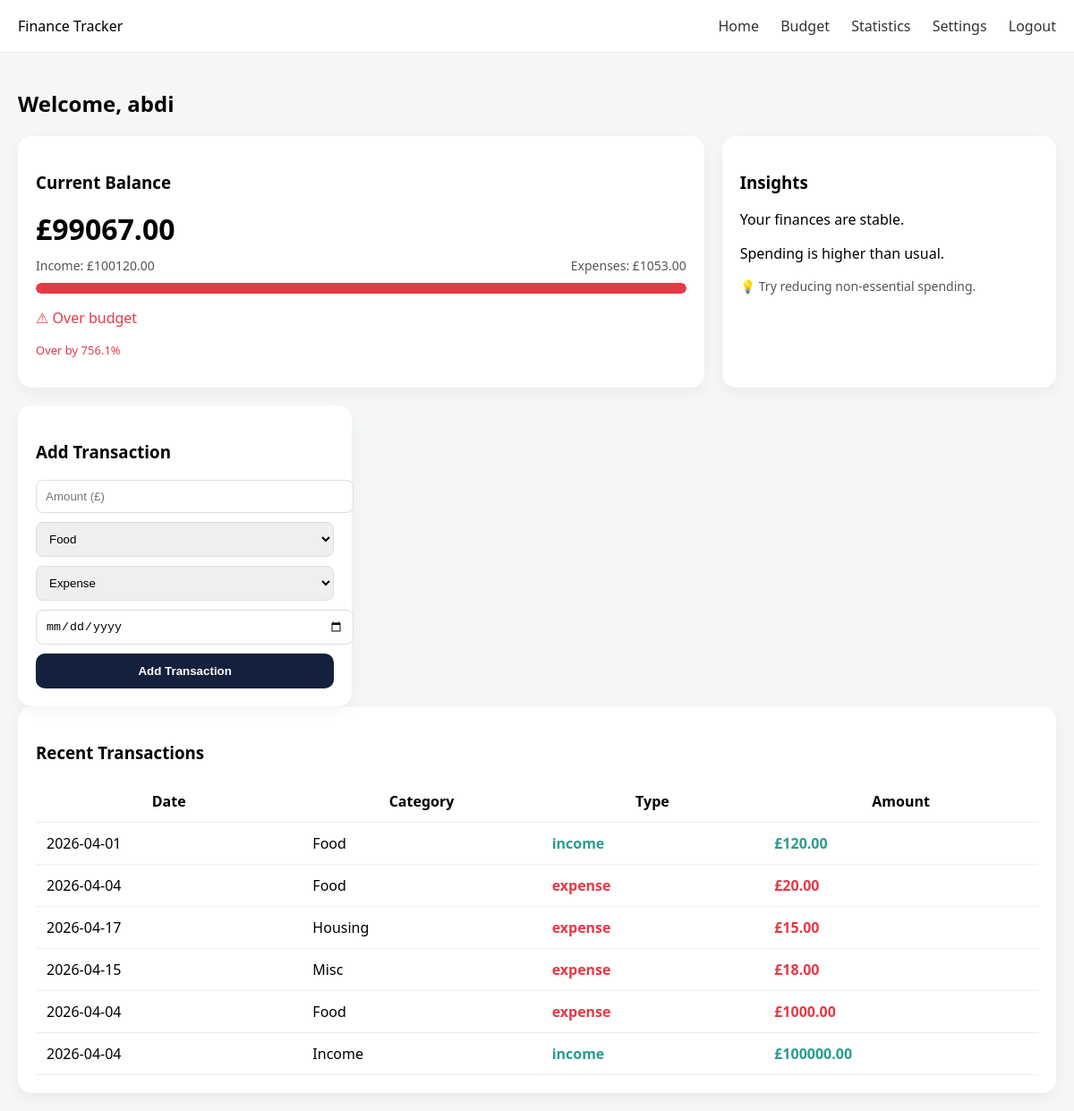
Screenshot of /home (signed in) with the database file from the repository.
### tables this page shows
CREATE TABLE transactions (
        id INTEGER PRIMARY KEY AUTOINCREMENT,
        amount REAL,
        category TEXT,
        type TEXT,
        date TEXT,
        user_id INTEGER
    );

### app.py (the view)
@app.route("/home")
def home():
    if "user_id" not in session:
        return redirect("/")
    conn = get_db()
    cur = conn.cursor()
    start = request.args.get("start")
    end = request.args.get("end")
    category = request.args.get("category")
    query = "SELECT * FROM transactions WHERE user_id=?"
    params = [session["user_id"]]
    if start and end:
        query += " AND date BETWEEN ? AND ?"
        params += [start, end]
    if category:
        query += " AND category=?"
        params.append(category)
    cur.execute(query, params)
    data = cur.fetchall()
    income = sum(t[1] for t in data if t[3] == "income")
    expenses = sum(t[1] for t in data if t[3] == "expense")
    cur.execute("SELECT total FROM budget WHERE user_id=?", (session["user_id"],))
    row = cur.fetchone()
    budget = row[0] if row else 0
    percent = (expenses / budget * 100) if budget > 0 else 0
    conn.close()
    return render_template(
        "index.html",
        username=session["username"],
        transactions=data,
        income=income,
        expenses=expenses,
        remaining=income-expenses,
        percent=percent,
        budget=budget
    )

### app.py (called while the page is built)
def get_db():
    os.makedirs("database", exist_ok=True)
    return sqlite3.connect(DB)

### templates/index.html (shortened to what this page needs)
<!DOCTYPE html>
<html>
<head>
    <head>
    <link rel="stylesheet" href="/static/style.css">
</head>
<body>
<div class="navbar">
    <div>Finance Tracker</div>
    <div>
        <a href="/home">Home</a>
        <a href="/budget">Budget</a>
        <a href="/statistics">Statistics</a>
        <a href="/settings">Settings</a>
        <a href="/logout">Logout</a>
    </div>
</div>
<div class="container">
<h2 class="welcome">Welcome, {{ username }}</h2>
<div class="dashboard">
    <div class="card main-card">
        <h3>Current Balance</h3>
        <p class="balance">£{{ "%.2f"|format(remaining) }}</p>
        <div class="mini-stats">
            <span>Income: £{{ "%.2f"|format(income) }}</span>
            <span>Expenses: £{{ "%.2f"|format(expenses) }}</span>
        </div>
        <div class="progress-bar">
            <div class="progress"
                style="width: {{ percent if percent <= 100 else 100 }}%;
                background: {% if percent>100 %}#e63946{% elif percent>80 %}#f4a261{% else %}#2a9d8f{% endif %};">
            </div>
        </div>
        {% if percent >= 100 %}
            <p class="danger">⚠ Over budget</p>
            <p class="danger small">Over by {{ (percent - 100)|round(1) }}%</p>
        {% endif %}
    </div>
    <div class="card">
        <h3>Insights</h3>
        {% if expenses > income %}
            <p>You’re spending more than you earn.</p>
        {% else %}
            <p>Your finances are stable.</p>
        {% endif %}
        {% if percent > 80 %}
            <p>Spending is higher than usual.</p>
        {% endif %}
        <p class="tip">💡 Try reducing non-essential spending.</p>
    </div>
    <div class="card">
        <h3>Add Transaction</h3>
        <form method="POST" action="/add">
            <input type="number" step="0.01" name="amount" placeholder="Amount (£)" required>
            <select name="category">
                <option>Food</option>
            </select>
            <select name="type">
                <option value="expense">Expense</option>
            </select>
            <input type="date" name="date" required>
            <button type="submit">Add Transaction</button>
        </form>
    </div>
</div>
<div class="card">
    <h3>Recent Transactions</h3>
    <div class="table-wrapper">
        <table>
            <tr>
                <th>Date</th>
                <th>Category</th>
                <th>Type</th>
                <th>Amount</th>
            </tr>
            {% for t in transactions %}
            <tr>
                <td>{{ t[4] }}</td>
                <td>{{ t[2] }}</td>
                <td class="{{ 'income' if t[3]=='income' else 'expense' }}">
                    {{ t[3] }}
                </td>
                <td class="{{ 'income' if t[3]=='income' else 'expense' }}">
                    £{{ "%.2f"|format(t[1]) }}
                </td>
            </tr>
            {% endfor %}
        </table>
    </div>
</div>
</div>

### static/style.css (style rules this page uses)
body { font-family: 'Segoe UI', sans-serif; margin: 0; background: #f4f6f8; }
.navbar { background: white; padding: 18px 20px; display: flex; justify-content: space-between; border-bottom: 1px solid #eee; max-width: 1200px; margin: auto; }
.navbar a { text-decoration: none; margin-left: 20px; color: #333; }
.container { padding: 20px; max-width: 1200px; margin: auto; }
.welcome { margin-bottom: 20px; }
.dashboard { display: grid; grid-template-columns: repeat(auto-fit, minmax(280px, 1fr)); gap: 20px; }
.card { background: white; padding: 20px; border-radius: 15px; box-shadow: 0 5px 15px rgba(0,0,0,0.05); }
@media (min-width: 900px) { .main-card { grid-column: span 2; } }
.balance { font-size: 32px; font-weight: bold; margin: 10px 0; }
.mini-stats { display: flex; justify-content: space-between; font-size: 14px; color: #555; }
.progress-bar { width: 100%; background: #eee; border-radius: 10px; margin-top: 10px; overflow: hidden; }
.progress { height: 12px; border-radius: 10px; transition: width 0.4s ease; }
.danger { color: #e63946; }
.small { font-size: 13px; }
.tip { margin-top: 10px; font-size: 14px; color: #555; }
input, select { width: 100%; padding: 10px; margin-bottom: 10px; border-radius: 8px; border: 1px solid #ddd; }
button { width: 100%; padding: 12px; background: #14213d; color: white; border: none; border-radius: 10px; font-weight: 600; }
.table-wrapper { overflow-x: auto; }
table { width: 100%; border-collapse: collapse; }
td, th { padding: 12px; border-bottom: 1px solid #eee; }
.income { color: #2a9d8f; font-weight: 600; }
.expense { color: #e63946; font-weight: 600; }

### rows the page displays
transactions: date "2026-04-01", category "Food", type "income", amount "120.00"
transactions: date "2026-04-04", category "Food", type "expense", amount "20.00"
transactions: date "2026-04-17", category "Housing", type "expense", amount "15.00"
transactions: date "2026-04-15", category "Misc", type "expense", amount "18.00"
transactions: date "2026-04-04", category "Food", type "expense", amount "1000.00"
transactions: date "2026-04-04", category "Income", type "income", amount "100000.00"

### other values shown
{{ username }} "abdi"
{{ "%.2f"|format(remaining) }} "99067.00"
{{ "%.2f"|format(income) }} "100120.00"
{{ "%.2f"|format(expenses) }} "1053.00"
{{ (percent - 100)|round(1) }} "756.1"
